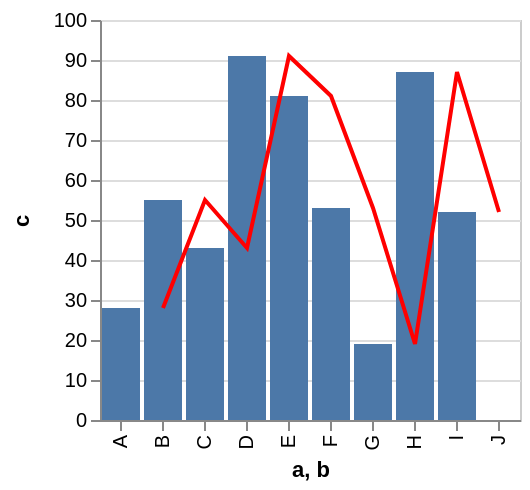

Here is the Vega-Lite specification saved for this chart:
### Vega specification from a JSON file in a GitHub repository (floating-point values rounded to 4 significant figures)
{"$schema": "https://vega.github.io/schema/vega/v3.0.json", "autosize": "pad", "padding": 5, "encode": {"update": {"stroke": {"value": "#ccc"}, "fill": {"value": "transparent"}}}, "data": [{"name": "source_0", "values": [{"a": "A", "b": "B", "c": 28}, {"a": "B", "b": "C", "c": 55}, {"a": "C", "b": "D", "c": 43}, {"a": "D", "b": "E", "c": 91}, {"a": "E", "b": "F", "c": 81}, {"a": "F", "b": "G", "c": 53}, {"a": "G", "b": "H", "c": 19}, {"a": "H", "b": "I", "c": 87}, {"a": "I", "b": "J", "c": 52}]}, {"name": "data_1", "source": "source_0", "transform": [{"type": "formula", "expr": "toNumber(datum[\"c\"])", "as": "c"}, {"type": "filter", "expr": "datum[\"c\"] !== null && !isNaN(datum[\"c\"])"}]}, {"name": "data_2", "source": "source_0", "transform": [{"type": "formula", "expr": "toNumber(datum[\"c\"])", "as": "c"}, {"type": "filter", "expr": "datum[\"c\"] !== null && !isNaN(datum[\"c\"])"}, {"type": "collect", "sort": {"field": "b", "order": "descending"}}]}], "signals": [{"name": "x_step", "value": 21}, {"name": "width", "update": "bandspace(domain('x').length, 0.1, 0.05) * x_step"}, {"name": "height", "update": "200"}], "marks": [{"name": "layer_0_marks", "type": "rect", "clip": true, "role": "bar", "from": {"data": "data_1"}, "encode": {"update": {"x": {"scale": "x", "field": "a"}, "width": {"scale": "x", "band": true}, "y": {"scale": "y", "field": "c"}, "y2": {"scale": "y", "value": 0}, "fill": {"value": "#4c78a8"}}}}, {"name": "layer_1_marks", "type": "line", "clip": true, "from": {"data": "data_2"}, "encode": {"update": {"x": {"scale": "x", "field": "b", "band": 0.5}, "y": {"scale": "y", "field": "c"}, "stroke": {"value": "red"}}}}], "scales": [{"name": "x", "type": "band", "domain": {"fields": [{"data": "data_1", "field": "a"}, {"data": "data_2", "field": "b"}], "sort": true}, "range": {"step": {"signal": "x_step"}}, "round": true, "paddingInner": 0.1, "paddingOuter": 0.05}, {"name": "y", "type": "linear", "domain": {"fields": [{"data": "data_1", "field": "c"}, {"data": "data_2", "field": "c"}], "sort": true}, "range": [{"signal": "height"}, 0], "round": true, "nice": true, "zero": true}], "axes": [{"scale": "x", "orient": "bottom", "tickCount": 5, "title": "a, b", "zindex": 1, "encode": {"labels": {"update": {"angle": {"value": 270}, "align": {"value": "right"}, "baseline": {"value": "middle"}}}}}, {"scale": "y", "maxExtent": 30, "minExtent": 30, "orient": "left", "title": "c", "zindex": 1}, {"scale": "y", "domain": false, "grid": true, "labels": false, "orient": "left", "ticks": false, "zindex": 0, "gridScale": "x"}], "config": {"axis": {"quantitativeExtent": 30}}}
